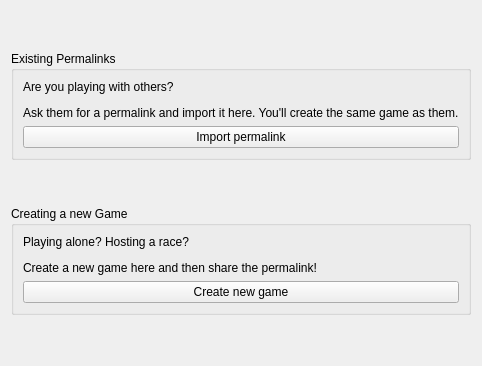
          <widget class="QWidget" name="tab_play">
           <attribute name="title">
            <string>Play</string>
           </attribute>
           <layout class="QVBoxLayout" name="verticalLayout_3">
            <item>
             <spacer name="play_top_spacer">
              <property name="orientation">
               <enum>Qt::Vertical</enum>
              </property>
              <property name="sizeHint" stdset="0">
               <size>
                <width>20</width>
                <height>40</height>
               </size>
              </property>
             </spacer>
            </item>
            <item>
             <widget class="QGroupBox" name="play_existing_permalink_group">
              <property name="title">
               <string>Existing Permalinks</string>
              </property>
              <layout class="QGridLayout" name="gridLayout_8">
               <item row="0" column="0">
                <widget class="QLabel" name="import_permalink_label">
                 <property name="text">
                  <string>&lt;html&gt;&lt;head/&gt;&lt;body&gt;&lt;p&gt;Are you playing with others?&lt;/p&gt;&lt;p&gt;Ask them for a permalink and import it here. You'll create the same game as them.&lt;/p&gt;&lt;/body&gt;&lt;/html&gt;</string>
                 </property>
                </widget>
               </item>
               <item row="1" column="0">
                <widget class="QPushButton" name="import_permalink_button">
                 <property name="text">
                  <string>Import permalink</string>
                 </property>
                </widget>
               </item>
              </layout>
             </widget>
            </item>
            <item>
             <spacer name="play_middle_spacer">
              <property name="orientation">
               <enum>Qt::Vertical</enum>
              </property>
              <property name="sizeHint" stdset="0">
               <size>
                <width>20</width>
                <height>40</height>
               </size>
              </property>
             </spacer>
            </item>
            <item>
             <widget class="QGroupBox" name="play_new_permalink_group">
              <property name="title">
               <string>Creating a new Game</string>
              </property>
              <layout class="QGridLayout" name="gridLayout_5">
               <item row="0" column="0">
                <widget class="QLabel" name="create_new_seed_label">
                 <property name="text">
                  <string>&lt;html&gt;&lt;head/&gt;&lt;body&gt;&lt;p&gt;Playing alone? Hosting a race?&lt;/p&gt;&lt;p&gt;Create a new game here and then share the permalink!&lt;/p&gt;&lt;/body&gt;&lt;/html&gt;</string>
                 </property>
                </widget>
               </item>
               <item row="1" column="0">
                <widget class="QPushButton" name="create_new_seed_button">
                 <property name="text">
                  <string>Create new game</string>
                 </property>
                </widget>
               </item>
              </layout>
             </widget>
            </item>
            <item>
             <spacer name="play_bottom_spacer">
              <property name="orientation">
               <enum>Qt::Vertical</enum>
              </property>
              <property name="sizeHint" stdset="0">
               <size>
                <width>20</width>
                <height>40</height>
               </size>
              </property>
             </spacer>
            </item>
           </layout>
          </widget>
